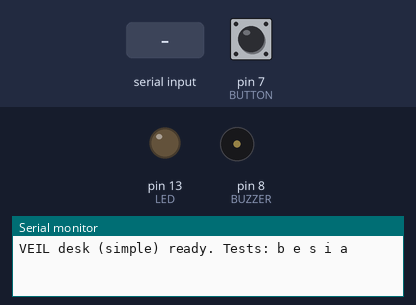
The sketch below on a simulated Arduino Leonardo, built with avr-gcc and run on an emulated ATmega32U4. Parts: output pins drawn as LEDs (lit = HIGH), buzzer (waves = sounding, pin HIGH), the last lines printed to the serial monitor. Dashed ring = blinking. Inputs (shaded band) come from the test bench; at power-on: pin 7 (BUTTON) HIGH.

Above: at 1.3 s.
1.4 s: "b90\n" received over Serial
At 2.2 s:
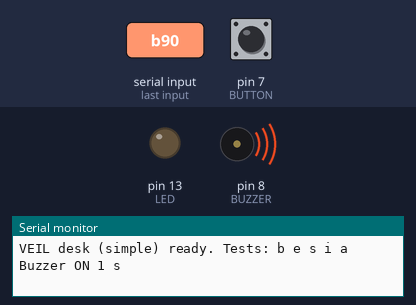
3.9 s: byte 101 ('e') received over Serial
At 4.6 s:
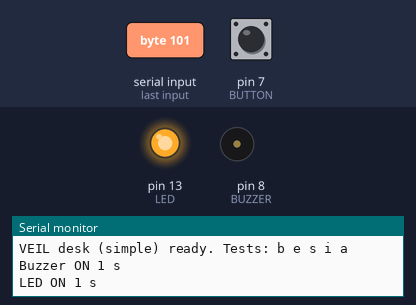
6.4 s: "SOS\n" received over the second serial link
At 6.7 s:
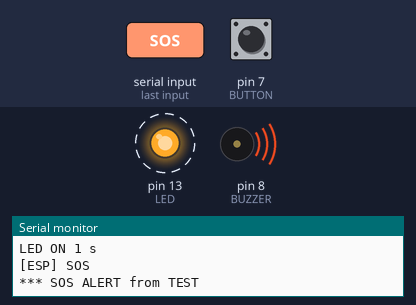
9.4 s: pin 7 (BUTTON) pulled LOW for 0.15 s
At 10.3 s:
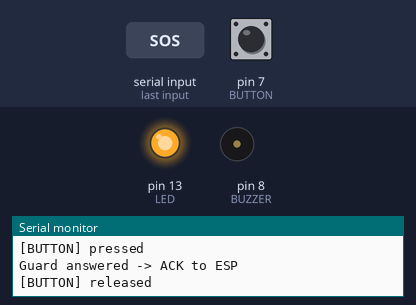
11.0 s: byte 97 ('a') received over Serial
Timing chart, 0 to 15.2 s (numbered marks = the images above; inputs shaded):
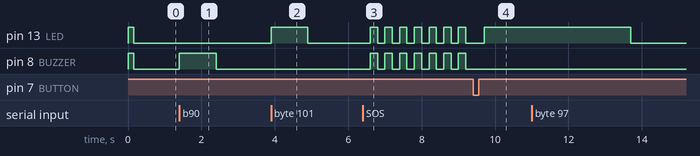

Measured:
- after the input at 1.4 s, pin 8 (BUZZER): LOW → HIGH at once, → LOW 1.0 s later
- after the input at 3.9 s, pin 13 (LED): LOW → HIGH at once, → LOW 1.0 s later
- after the input at 6.4 s, pin 13 (LED), pin 8 (BUZZER): alternates HIGH for 0.20 s and LOW for 0.20 s, starting after 0.20 s
- after the input at 9.4 s, pin 8 (BUZZER): stops changing and stays LOW

The sketch:

veil_desk_simple.ino
```cpp
// VEIL GUARD DESK - SIMPLE (no LCD)   Board: Arduino Leonardo
// Buzzer: D8 -> buzzer + , buzzer - -> GND
// LED:    D13 -> 220R -> LED long leg, short leg -> GND
// Button: D7 -> button -> GND
// ESP:    ESP GPIO17 -> D0 (RX)      D10 -> 1k -> ESP GPIO27
//         Arduino 5V -> ESP VIN      GND -> ESP GND
// Power:  power bank -> Leonardo USB
//
// What happens:
//   SOS from basement -> buzzer + LED beep fast (keychain = fast beeps, bracelet = double beeps)
//   Guard presses button -> HELP COMING sent -> LED stays ON 4 s
//   Idle: tiny LED blink every 3 s = basement ESP connected.  No blink = check the wires.
//
// SERIAL MONITOR TESTS (9600):  b = buzzer 1 s   e = LED 1 s   s = fake SOS   i = inputs   a = ACK pulse to ESP

const int BUZZER = 8, LED = 13, BUTTON = 7, ACK_OUT = 10;
#define esp Serial1               // RX = D0 (from ESP GPIO17)

int mode = 0;                     // 0 = ready, 1 = SOS, 2 = help sent
int sosId = 0;
unsigned long lastMsg = 0, helpAt = 0, sosAt = 0;
String line = "", lastLine = "none";

void out(bool on) { digitalWrite(BUZZER, on); digitalWrite(LED, on); }

void ackPulse() {                 // pull ESP GPIO27 LOW for 300 ms (never sends 5V)
  digitalWrite(ACK_OUT, LOW); pinMode(ACK_OUT, OUTPUT);
  delay(300);
  pinMode(ACK_OUT, INPUT);
}

void handle(String s) {
  s.trim(); if (s.length() == 0) return;
  lastMsg = millis();
  if (s != lastLine) { Serial.print("[ESP] "); Serial.println(s); }   // print only changes
  lastLine = s;
  if (s.startsWith("SOS")) {
    if (mode != 1) {
      mode = 1; sosId = s.substring(4).toInt(); sosAt = millis();
      Serial.print("*** SOS ALERT from "); Serial.println(sosId == 1 ? "KEYCHAIN" : sosId == 2 ? "BRACELET" : "TEST");
    }
  } else if (s == "ACK") { mode = 2; helpAt = millis(); Serial.println("HELP COMING sent to victim"); }
  else if (s == "IDLE" && mode == 1 && millis() - sosAt > 3000) { mode = 0; Serial.println("SOS cleared by ESP"); }
}

void info() {
  Serial.println("------ INPUTS ------");
  Serial.print("Button D7 : "); Serial.println(digitalRead(BUTTON) == LOW ? "PRESSED" : "up");
  Serial.print("ESP link  : ");
  if (lastMsg == 0) Serial.println("NEVER heard ESP (check GPIO17 -> D0 and GND)");
  else { Serial.print("last msg "); Serial.print((millis() - lastMsg) / 1000.0); Serial.println(" s ago"); }
  Serial.print("Last msg  : "); Serial.println(lastLine);
  Serial.print("Mode      : "); Serial.println(mode == 0 ? "READY" : mode == 1 ? "SOS" : "HELP SENT");
  Serial.println("--------------------");
}

void setup() {
  pinMode(BUZZER, OUTPUT); pinMode(LED, OUTPUT); out(false);
  pinMode(BUTTON, INPUT_PULLUP);
  pinMode(ACK_OUT, INPUT);
  Serial.begin(9600);
  unsigned long t0 = millis(); while (!Serial && millis() - t0 < 2000);   // Leonardo: wait max 2 s for monitor
  esp.begin(9600);
  out(true); delay(150); out(false);
  Serial.println("VEIL desk (simple) ready. Tests: b e s i a");
}

void loop() {
  // 1. messages from ESP
  while (esp.available()) {
    char c = esp.read();
    if (c == '\n') { handle(line); line = ""; }
    else if (c != '\r' && line.length() < 20) line += c;
  }

  // 2. guard button
  static bool lastBtn = HIGH; static unsigned long btnT = 0;
  bool btn = digitalRead(BUTTON);
  if (btn != lastBtn && millis() - btnT > 50) {
    btnT = millis(); lastBtn = btn;
    if (btn == LOW) {
      Serial.println("[BUTTON] pressed");
      if (mode == 1) { Serial.println("Guard answered -> ACK to ESP"); out(false); ackPulse(); mode = 2; helpAt = millis(); }
      else { Serial.println("(no SOS active - button works)"); out(true); delay(80); out(false); }
    } else Serial.println("[BUTTON] released");
  }

  // 3. serial monitor tests
  if (Serial.available()) {
    char c = Serial.read();
    if (c == 'i') info();
    else if (c == 'b') { Serial.println("Buzzer ON 1 s"); digitalWrite(BUZZER, HIGH); delay(1000); digitalWrite(BUZZER, LOW); }
    else if (c == 'e') { Serial.println("LED ON 1 s"); digitalWrite(LED, HIGH); delay(1000); digitalWrite(LED, LOW); }
    else if (c == 's') { Serial.println("Fake SOS - press the button to answer"); mode = 1; sosId = 9; sosAt = millis(); }
    else if (c == 'a') { Serial.println("ACK pulse -> ESP should print 'Guard answered' (only if ESP has an SOS)"); ackPulse(); }
  }

  // 4. buzzer + LED
  unsigned long t = millis();
  if (mode == 1) {
    if (sosId == 2) { unsigned long p = t % 1000; out(p < 120 || (p > 240 && p < 360)); }   // bracelet: double beep
    else out((t / 200) % 2);                                                                // keychain/test: fast beeps
  } else if (mode == 2) {
    digitalWrite(BUZZER, LOW); digitalWrite(LED, HIGH);
    if (t - helpAt > 4000) { mode = 0; out(false); }
  } else {
    digitalWrite(BUZZER, LOW);
    bool linkOk = lastMsg != 0 && t - lastMsg < 4000;
    digitalWrite(LED, linkOk && (t % 3000) < 60);
  }
}
```
